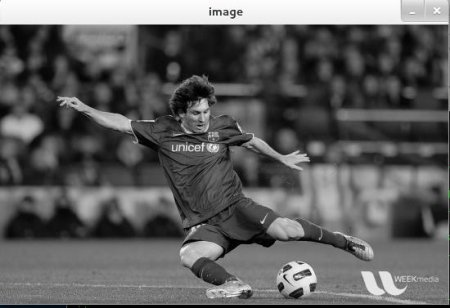
#> input picture 2_OPENCV中的GUI特性/messi5.png, 450 x 308 px, found by its file name
$ python '1_2_在Windows中安装OpenCV-Python.py'
#> lines starting #> are read from the running program, lines starting #| are printed output that depends on the picture; after the words box and inside, x2 and y2 are one past the last pixel; in counts of white or black regions, pixels touching at a corner belong together
import cv2 as cv
from ipython_genutils.py3compat import xrange
from matplotlib import pyplot as plt

img = cv.imread('messi5.png', 0)
#> img: shape (308, 450); min 0, max 255, mean 94.6
ret, thresh1 = cv.threshold(img, 127, 255, cv.THRESH_BINARY)
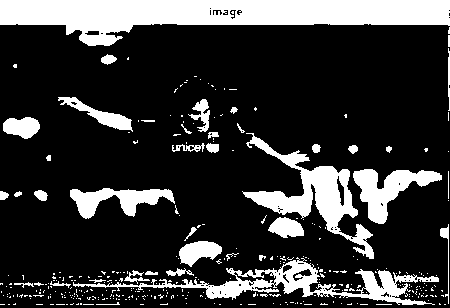
#> thresh1: shape (308, 450); 21.3% white; 349 white regions (309 under 20 px), largest, box (x1, y1, x2, y2) and area: (0, 0, 450, 46) 11966, (242, 133, 374, 259) 4189, (73, 257, 439, 305) 3994
ret, thresh2 = cv.threshold(img, 127, 255, cv.THRESH_BINARY_INV)
ret, thresh3 = cv.threshold(img, 127, 255, cv.THRESH_TRUNC)
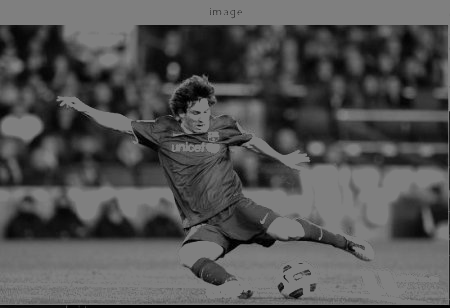
#> thresh3: shape (308, 450); min 0, max 127, mean 81.9
ret, thresh4 = cv.threshold(img, 127, 255, cv.THRESH_TOZERO)
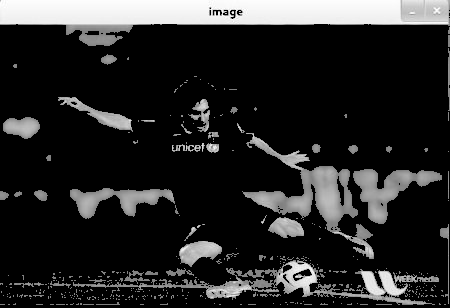
#> thresh4: shape (308, 450); min 0, max 255, mean 39.7
ret, thresh5 = cv.threshold(img, 127, 255, cv.THRESH_TOZERO_INV)
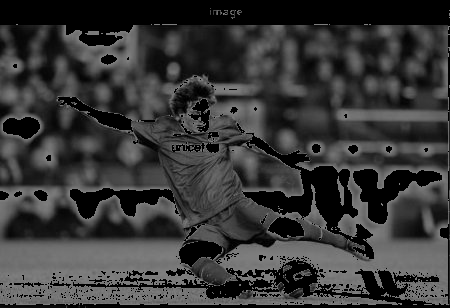
#> thresh5: shape (308, 450); min 0, max 127, mean 54.9
titles = ['Original Image', 'BINARY', 'BINARY_INV', 'TRUNC', 'TOZERO', 'TOZERO_INV']
images = [img, thresh1, thresh2, thresh3, thresh4, thresh5]
#> (the run stopped early here; a loop or call above may not have finished)
